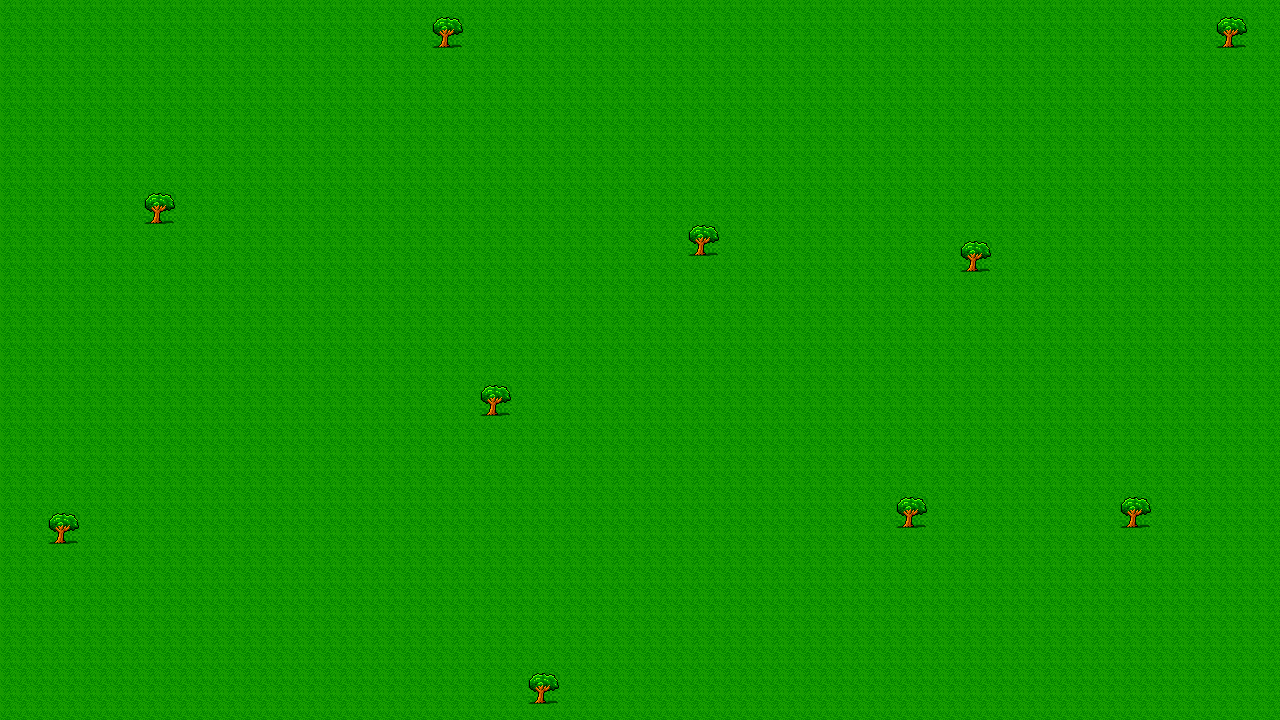

A 2D game scene composited from a Tiled map and its tileset images. What follows is a short description and the map's XML, with each tile layer's data collapsed to a summary:
An orthogonal 80x45 tile map with 16x16 px tiles, 1 tile layer (Tile Layer 1).

<map version="1.0" orientation="orthogonal" width="80" height="45" tilewidth="16" tileheight="16">
 <tileset firstgid="1" name="dg_features32" tilewidth="16" tileheight="16">
  <image source="dg_features32.gif" width="288" height="416" />
 </tileset>
 <layer name="Tile Layer 1" width="80" height="45">
  <data>[3600 cells, 3600 non-empty, 5 distinct tile ids]</data>
 </layer>
</map>
